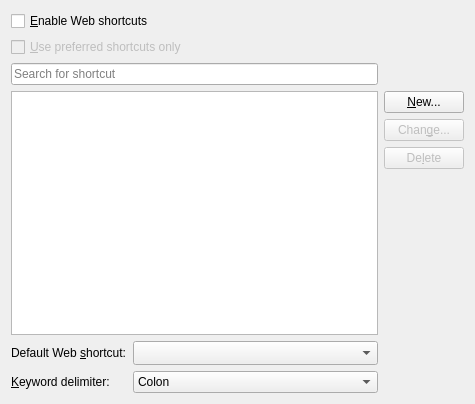
<?xml version="1.0" encoding="UTF-8"?>
<ui version="4.0">
 <class>FilterOptionsUI</class>
 <widget class="QWidget" name="FilterOptionsUI">
  <property name="geometry">
   <rect>
    <x>0</x>
    <y>0</y>
    <width>475</width>
    <height>404</height>
   </rect>
  </property>
  <layout class="QGridLayout" name="gridLayout">
   <item row="0" column="0">
    <widget class="QCheckBox" name="cbEnableShortcuts">
     <property name="toolTip">
      <string>&lt;html&gt;&lt;head/&gt;&lt;body&gt;&lt;p&gt;Enable or disable web shortcuts. &lt;/p&gt;&lt;p&gt;Web shortcuts allow you to quickly access or search for information located online or on your hard drive. &lt;/p&gt;&lt;p&gt;KDE comes with many predefined Web shortcuts. One such Web shortcut is the Google (TM) search shortcut. To use it, you simply type the keyword 'gg' followed by the keyword delimiter and the search term, e.g. &lt;span style=&quot; font-weight:600;&quot;&gt;gg:KDE&lt;/span&gt;.&lt;/p&gt;&lt;/body&gt;&lt;/html&gt;</string>
     </property>
     <property name="text">
      <string>&amp;Enable Web shortcuts</string>
     </property>
    </widget>
   </item>
   <item row="1" column="0">
    <widget class="QCheckBox" name="cbUseSelectedShortcutsOnly">
     <property name="enabled">
      <bool>false</bool>
     </property>
     <property name="text">
      <string>&amp;Use preferred shortcuts only</string>
     </property>
    </widget>
   </item>
   <item row="2" column="0">
    <widget class="KLineEdit" name="searchLineEdit">
     <property name="placeholderText">
      <string>Search for shortcut</string>
     </property>
     <property name="showClearButton" stdset="0">
      <bool>true</bool>
     </property>
    </widget>
   </item>
   <item row="3" column="0">
    <widget class="QTreeView" name="lvSearchProviders">
     <property name="rootIsDecorated">
      <bool>false</bool>
     </property>
     <property name="uniformRowHeights">
      <bool>true</bool>
     </property>
     <property name="itemsExpandable">
      <bool>false</bool>
     </property>
     <property name="sortingEnabled">
      <bool>true</bool>
     </property>
     <property name="allColumnsShowFocus">
      <bool>true</bool>
     </property>
     <property name="headerHidden">
      <bool>false</bool>
     </property>
    </widget>
   </item>
   <item row="3" column="1">
    <layout class="QVBoxLayout" name="verticalLayout">
     <item>
      <widget class="QPushButton" name="pbNew">
       <property name="toolTip">
        <string>Add a new Web shortcut</string>
       </property>
       <property name="text">
        <string>&amp;New...</string>
       </property>
      </widget>
     </item>
     <item>
      <widget class="QPushButton" name="pbChange">
       <property name="enabled">
        <bool>false</bool>
       </property>
       <property name="toolTip">
        <string>Modify the highlighted Web shortcut</string>
       </property>
       <property name="text">
        <string>Chan&amp;ge...</string>
       </property>
      </widget>
     </item>
     <item>
      <widget class="QPushButton" name="pbDelete">
       <property name="enabled">
        <bool>false</bool>
       </property>
       <property name="toolTip">
        <string>Delete the highlighted Web shortcut</string>
       </property>
       <property name="text">
        <string>De&amp;lete</string>
       </property>
      </widget>
     </item>
     <item>
      <spacer name="verticalSpacer">
       <property name="orientation">
        <enum>Qt::Vertical</enum>
       </property>
       <property name="sizeHint" stdset="0">
        <size>
         <width>20</width>
         <height>158</height>
        </size>
       </property>
      </spacer>
     </item>
    </layout>
   </item>
   <item row="4" column="0">
    <layout class="QFormLayout" name="formLayout">
     <property name="fieldGrowthPolicy">
      <enum>QFormLayout::AllNonFixedFieldsGrow</enum>
     </property>
     <item row="0" column="0">
      <widget class="QLabel" name="lbDefaultEngine">
       <property name="enabled">
        <bool>true</bool>
       </property>
       <property name="sizePolicy">
        <sizepolicy hsizetype="Fixed" vsizetype="Preferred">
         <horstretch>0</horstretch>
         <verstretch>0</verstretch>
        </sizepolicy>
       </property>
       <property name="whatsThis">
        <string>&lt;qt&gt;
Select the search engine to use for input boxes that provide automatic lookup services when you type in normal words and phrases instead of a URL. To disable this feature select &lt;b&gt;None&lt;/b&gt; from the list.
&lt;/qt&gt;</string>
       </property>
       <property name="text">
        <string>Default Web &amp;shortcut:</string>
       </property>
       <property name="wordWrap">
        <bool>false</bool>
       </property>
       <property name="buddy">
        <cstring>cmbDefaultEngine</cstring>
       </property>
      </widget>
     </item>
     <item row="0" column="1">
      <widget class="KComboBox" name="cmbDefaultEngine">
       <property name="sizePolicy">
        <sizepolicy hsizetype="Preferred" vsizetype="Fixed">
         <horstretch>0</horstretch>
         <verstretch>0</verstretch>
        </sizepolicy>
       </property>
       <property name="minimumSize">
        <size>
         <width>67</width>
         <height>0</height>
        </size>
       </property>
       <property name="whatsThis">
        <string>&lt;html&gt;&lt;head/&gt;&lt;body&gt;&lt;p&gt;Select a default web shortcut. &lt;/p&gt;&lt;p&gt;This allows applications to automatically convert the typed word or phrase to web shortcut queries when they cannot be filtered into a proper URL. &lt;/p&gt;&lt;p&gt;To disable this functionality select &lt;span style=&quot; font-weight:600;&quot;&gt;None&lt;/span&gt; from the list. &lt;/p&gt;&lt;/body&gt;&lt;/html&gt;</string>
       </property>
       <property name="sizeAdjustPolicy">
        <enum>QComboBox::AdjustToMinimumContentsLengthWithIcon</enum>
       </property>
      </widget>
     </item>
     <item row="1" column="0">
      <widget class="QLabel" name="lbDelimiter">
       <property name="sizePolicy">
        <sizepolicy hsizetype="Fixed" vsizetype="Preferred">
         <horstretch>0</horstretch>
         <verstretch>0</verstretch>
        </sizepolicy>
       </property>
       <property name="whatsThis">
        <string>Choose the delimiter that separates the keyword from the phrase or word to be searched.</string>
       </property>
       <property name="text">
        <string>&amp;Keyword delimiter:</string>
       </property>
       <property name="wordWrap">
        <bool>false</bool>
       </property>
       <property name="buddy">
        <cstring>cmbDelimiter</cstring>
       </property>
      </widget>
     </item>
     <item row="1" column="1">
      <widget class="KComboBox" name="cmbDelimiter">
       <property name="sizePolicy">
        <sizepolicy hsizetype="Preferred" vsizetype="Fixed">
         <horstretch>0</horstretch>
         <verstretch>0</verstretch>
        </sizepolicy>
       </property>
       <property name="toolTip">
        <string>Choose a delimiter to mark the Web shortcut keyword.</string>
       </property>
       <item>
        <property name="text">
         <string comment="Colon as keyword delimiter">Colon</string>
        </property>
       </item>
       <item>
        <property name="text">
         <string comment="Space as keyword delimiter">Space</string>
        </property>
       </item>
      </widget>
     </item>
    </layout>
   </item>
  </layout>
 </widget>
 <customwidgets>
  <customwidget>
   <class>KComboBox</class>
   <extends>QComboBox</extends>
   <header>kcombobox.h</header>
  </customwidget>
  <customwidget>
   <class>KLineEdit</class>
   <extends>QLineEdit</extends>
   <header>klineedit.h</header>
  </customwidget>
 </customwidgets>
 <connections>
  <connection>
   <sender>cbEnableShortcuts</sender>
   <signal>toggled(bool)</signal>
   <receiver>cbUseSelectedShortcutsOnly</receiver>
   <slot>setEnabled(bool)</slot>
   <hints>
    <hint type="sourcelabel">
     <x>119</x>
     <y>10</y>
    </hint>
    <hint type="destinationlabel">
     <x>187</x>
     <y>34</y>
    </hint>
   </hints>
  </connection>
  <connection>
   <sender>cbEnableShortcuts</sender>
   <signal>toggled(bool)</signal>
   <receiver>lvSearchProviders</receiver>
   <slot>setEnabled(bool)</slot>
   <hints>
    <hint type="sourcelabel">
     <x>15</x>
     <y>13</y>
    </hint>
    <hint type="destinationlabel">
     <x>23</x>
     <y>77</y>
    </hint>
   </hints>
  </connection>
  <connection>
   <sender>cbEnableShortcuts</sender>
   <signal>toggled(bool)</signal>
   <receiver>pbNew</receiver>
   <slot>setEnabled(bool)</slot>
   <hints>
    <hint type="sourcelabel">
     <x>221</x>
     <y>13</y>
    </hint>
    <hint type="destinationlabel">
     <x>425</x>
     <y>58</y>
    </hint>
   </hints>
  </connection>
 </connections>
</ui>
